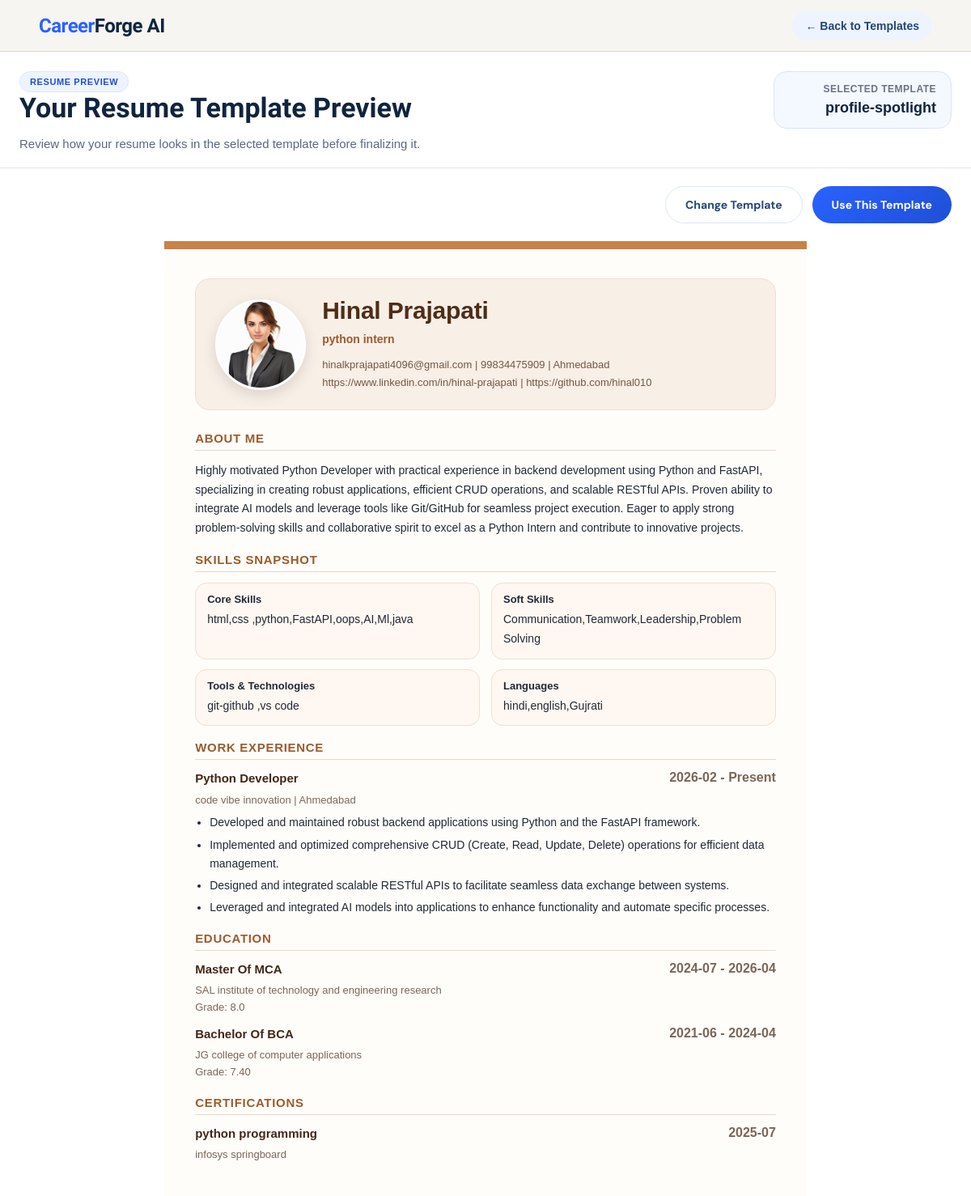
The app's page /resume_preview?template=profile-spotlight (signed in) with its own data.
### tables this page shows
CREATE TABLE user_profile (
    id INTEGER PRIMARY KEY AUTOINCREMENT,
    user_id INTEGER UNIQUE,
    full_name TEXT,
    email TEXT,
    contact TEXT,
    location TEXT,
    country TEXT,
    linkedin TEXT,
    github TEXT,
    photo TEXT,
    FOREIGN KEY (user_id) REFERENCES users(id) ON DELETE CASCADE
);

CREATE TABLE user_skills (
    id INTEGER PRIMARY KEY AUTOINCREMENT,
    user_id INTEGER UNIQUE,
    job_role_id INTEGER,
    custom_job_role TEXT,
    core_skills TEXT,
    soft_skills TEXT,
    tools_technologies TEXT,
    languages TEXT,
    missing_skills_suggestions TEXT,
    FOREIGN KEY (user_id) REFERENCES users(id) ON DELETE CASCADE,
    FOREIGN KEY (job_role_id) REFERENCES job_title_master(id)
);

CREATE TABLE professional_summary (
    id INTEGER PRIMARY KEY AUTOINCREMENT,
    user_id INTEGER UNIQUE,
    professional_summary TEXT,
    FOREIGN KEY (user_id) REFERENCES users(id) ON DELETE CASCADE
);

CREATE TABLE experience (
    id INTEGER PRIMARY KEY AUTOINCREMENT,
    user_id INTEGER NOT NULL,
    job_title_id INTEGER,
    custom_job_title TEXT,
    experience_type_id INTEGER,
    company_name TEXT,
    location TEXT,
    start_month TEXT,
    end_month TEXT,
    currently_working INTEGER DEFAULT 0,
    description TEXT,
    FOREIGN KEY (user_id) REFERENCES users(id) ON DELETE CASCADE,
    FOREIGN KEY (job_title_id) REFERENCES job_title_master(id),
    FOREIGN KEY (experience_type_id) REFERENCES experience_type_master(id)
);

CREATE TABLE education (
    id INTEGER PRIMARY KEY AUTOINCREMENT,
    user_id INTEGER NOT NULL,
    degree_id INTEGER,
    course_id INTEGER,
    institution_id INTEGER,
    location TEXT,
    start_month TEXT,
    end_month TEXT,
    grade TEXT, custom_degree TEXT, custom_course TEXT, custom_institution TEXT,
    FOREIGN KEY (user_id) REFERENCES users(id) ON DELETE CASCADE,
    FOREIGN KEY (degree_id) REFERENCES degree_master(id),
    FOREIGN KEY (course_id) REFERENCES course_master(id),
    FOREIGN KEY (institution_id) REFERENCES institute_master(id)
);

CREATE TABLE certification (
    id INTEGER PRIMARY KEY AUTOINCREMENT,
    user_id INTEGER NOT NULL,
    certificate_name TEXT NOT NULL,
    organization TEXT NOT NULL,
    certificate_date TEXT NOT NULL,
    FOREIGN KEY (user_id) REFERENCES users(id) ON DELETE CASCADE
);

### main.py (the view)
@app.get("/resume_preview", response_class=HTMLResponse)
def resume_preview_page(
    request: Request,
    template: str = Query(None)
):
    user = require_login(request)
    if isinstance(user, RedirectResponse):
        return user
    template_map = {
        "classic-edge": "resume_templates/classic_edge.html",
        "nova-grid": "resume_templates/nova_grid.html",
        "profile-spotlight": "resume_templates/profile_spotlight.html",
        "pure-ats": "resume_templates/pure_ats.html",
        "executive-line": "resume_templates/executive_line.html",
        "soft-modern": "resume_templates/soft_modern.html",
    }
    selected_row = get_selected_template(user["id"])
    if template in template_map:
        selected_template_name = template
    elif selected_row and selected_row.get("template_name") in template_map:
        selected_template_name = selected_row["template_name"]
    else:
        selected_template_name = "classic-edge"
    template_file = template_map[selected_template_name]
    profile = get_user_profile(user["id"])
    educations = get_education(user["id"])
    experiences = get_experience(user["id"])
    skills = get_skills(user["id"])
    projects = get_projects(user["id"])
    certifications = get_certifications(user["id"])
    summary_row = get_professional_summary(user["id"])
    if skills:
        skills["job_role_text"] = get_job_role_text_from_skills(skills)
    show_experience = len(experiences) > 0 and user.get("is_fresher", 0) == 0
    return templates.TemplateResponse(
        request,
        "resume_preview.html",
        {
            "request": request,
            "user": user,
            "profile": profile,
            "educations": educations,
            "experiences": experiences,
            "show_experience": show_experience,
            "skills": skills,
            "projects": projects,
            "certifications": certifications,
            "saved_summary": summary_row["professional_summary"] if summary_row else "",
            "selected_template_name": selected_template_name,
            "template_file": template_file
        }
    )

### template/resume_preview.html (shortened to what this page needs)
<!DOCTYPE html>
<html lang="en">
<head>
    <link rel="stylesheet" href="/static/resume_preview.css">
    <link rel="stylesheet" href="/static/resume_pdf.css">
</head>
<body>
    <div class="page-wrapper">
        <header class="topbar">
            <div class="logo"><span>Career</span>Forge AI</div>
            <div class="topbar-actions">
                <a href="/choose_template" class="back-link">← Back to Templates</a>
            </div>
        </header>
        <section class="preview-header">
            <div class="preview-header-left">
                <p class="preview-badge">Resume Preview</p>
                <h1>Your Resume Template Preview</h1>
                <p class="preview-subtext">
                    Review how your resume looks in the selected template before finalizing it.
                </p>
            </div>
            <div class="preview-header-right">
                <div class="selected-template-box">
                    <span class="selected-label">Selected Template</span>
                    <strong id="selectedTemplateName">
                        {{ selected_template_name if selected_template_name else "classic-edge" }}
                    </strong>
                </div>
            </div>
        </section>
        <section class="preview-actions-bar">
            <button type="button" class="secondary-btn" onclick="window.location.href='/choose_template'">
                Change Template
            </button>
            <button type="button" class="primary-btn" onclick="useTemplate()">
                Use This Template
            </button>
        </section>
        <main class="preview-main">
            <div class="resume-shell">
                <div class="resume-paper template-{{ selected_template_name if selected_template_name else 'classic-edge' }}" id="resumePaper">
                    {% include template_file %}
                </div>
            </div>
        </main>
    </div>
</body>
</html>

### template/resume_templates/profile_spotlight.html (shortened to what this page needs)
<div class="resume-template profile-spotlight-template">
    <header class="spotlight-header">
        <div class="spotlight-left">
            {% if profile and profile.photo %}
            <div class="profile-photo-wrap">
                <img src="{{ profile.photo }}" alt="Profile Photo" class="profile-photo">
            </div>
            {% endif %}
        </div>
        <div class="spotlight-right">
            <h1>{{ profile.full_name if profile and profile.full_name else user.full_name }}</h1>
            <p class="headline-role">
                {% if skills and skills.job_role_text %}
                    {{ skills.job_role_text }}
                {% else %}
                    Professional Resume
                {% endif %}
            </p>
            <div class="resume-contact">
                {% if profile and profile.email %}<span>{{ profile.email }}</span>{% endif %}
                {% if profile and profile.contact %}<span> | {{ profile.contact }}</span>{% endif %}
                {% if profile and profile.location %}<span> | {{ profile.location }}</span>{% endif %}
            </div>
            <div class="resume-contact">
                {% if profile and profile.linkedin %}<span>{{ profile.linkedin }}</span>{% endif %}
                {% if profile and profile.github %}<span> | {{ profile.github }}</span>{% endif %}
            </div>
        </div>
    </header>
    {% if saved_summary %}
    <section class="resume-section">
        <h2>About Me</h2>
        <p>{{ saved_summary }}</p>
    </section>
    {% endif %}
    {% if skills %}
    <section class="resume-section">
        <h2>Skills Snapshot</h2>
        <div class="chip-grid">
            {% if skills.core_skills %}
            <div class="chip-block">
                <strong>Core Skills</strong>
                <p>{{ skills.core_skills }}</p>
            </div>
            {% endif %}
            {% if skills.soft_skills %}
            <div class="chip-block">
                <strong>Soft Skills</strong>
                <p>{{ skills.soft_skills }}</p>
            </div>
            {% endif %}
            {% if skills.tools_technologies %}
            <div class="chip-block">
                <strong>Tools & Technologies</strong>
                <p>{{ skills.tools_technologies }}</p>
            </div>
            {% endif %}
            {% if skills.languages %}
            <div class="chip-block">
                <strong>Languages</strong>
                <p>{{ skills.languages }}</p>
            </div>
            {% endif %}
        </div>
    </section>
    {% endif %}
    {% if show_experience %}
    <section class="resume-section">
        <h2>Work Experience</h2>
        {% for exp in experiences %}
        <div class="resume-item">
            <div class="item-row">
                <strong>
                    {% if exp.job_title_text %}
                        {{ exp.job_title_text }}
                    {% elif exp.job_title_name %}
                        {{ exp.job_title_name }}
                    {% elif exp.custom_job_title %}
                        {{ exp.custom_job_title }}
                    {% else %}
                        Job Title
                    {% endif %}
                </strong>
                <span>
                    {{ exp.start_month if exp.start_month else "" }}
                    {% if exp.start_month or exp.end_month or exp.currently_working %} - {% endif %}
                    {% if exp.currently_working %}
                        Present
                    {% else %}
                        {{ exp.end_month if exp.end_month else "Present" }}
                    {% endif %}
                </span>
            </div>
            <div class="item-sub">
                {{ exp.company_name if exp.company_name else "Company" }}
                {% if exp.location %} | {{ exp.location }}{% endif %}
            </div>
            {% if exp.description %}
            <ul class="resume-list">
                {% for line in exp.description.split('\n') %}
                    {% if line.strip() %}
                        <li>{{ line.strip().lstrip('-• ') }}</li>
                    {% endif %}
                {% endfor %}
            </ul>
            {% endif %}
        </div>
        {% endfor %}
    </section>
    {% endif %}
    {% if educations and educations|length > 0 %}
    <section class="resume-section">
        <h2>Education</h2>
        {% for edu in educations %}
        <div class="resume-item">
            <div class="item-row">
                <strong>
                    {% if edu.degree_text %}
                        {{ edu.degree_text }}
                    {% elif edu.degree_name %}
                        {{ edu.degree_name }}
                    {% endif %}
                    {% if edu.course_text %}
                        Of {{ edu.course_text }}
                    {% elif edu.course_name %}
                        Of {{ edu.course_name }}
                    {% endif %}
                </strong>
                <span>
                    {{ edu.start_month if edu.start_month else "" }}
                    {% if edu.start_month or edu.end_month %} - {% endif %}
                    {{ edu.end_month if edu.end_month else "Present" }}
                </span>
            </div>
            <div class="item-sub">
                {{ edu.institution_text if edu.institution_text else edu.institute_name if edu.institute_name else "Institution" }}
            </div>
            {% if edu.grade %}
            <div class="item-sub">Grade: {{ edu.grade }}</div>
            {% endif %}
        </div>
        {% endfor %}
    </section>
    {% endif %}
    {% if certifications and certifications|length > 0 %}
    <section class="resume-section">
        <h2>Certifications</h2>
        {% for cert in certifications %}
        <div class="resume-item">
            <div class="item-row">
                <strong>{{ cert.certificate_name }}</strong>
                {% if cert.certificate_date %}<span>{{ cert.certificate_date }}</span>{% endif %}
            </div>
            {% if cert.organization %}
            <div class="item-sub">{{ cert.organization }}</div>
            {% endif %}
        </div>
        {% endfor %}
    </section>
    {% endif %}
</div>

### static/resume_preview.css (style rules this page uses)
* { box-sizing: border-box; margin: 0; padding: 0; }
:root { --border: #ddd8cf; --primary-dark: #1d4ed8; --bg-main: #f5f4f0; }
html, body { width: 100%; overflow-x: hidden; }
body { font-family: 'DM Sans', sans-serif; background: var(--bg-main); color: #1f2937; min-height: 100vh; }
.page-wrapper { width: 100%; min-height: 100vh; padding: 0 0 40px; }
.preview-header, .preview-actions-bar, .preview-main { max-width: 1400px; margin-left: auto; margin-right: auto; padding-left: 24px; padding-right: 24px; }
.topbar { position: fixed; top: 0; left: 0; right: 0; z-index: 1000; display: flex; align-items: center; justify-content: space-between; padding: 0 48px; height: 64px; background: rgba(245, 244, 240, 0.85); backdrop-filter: blur(12px); border-bottom: 1px solid var(--border); }
.logo { font-family: 'Sora', sans-serif; font-size: 24px; font-weight: 800; color: #10243e; letter-spacing: -0.5px; }
.logo span { color: #2962ff; }
.topbar-actions { display: flex; align-items: center; gap: 12px; }
.back-link { text-decoration: none; color: #23457a; font-weight: 700; font-size: 14px; padding: 10px 16px; border-radius: 999px; background: #edf4ff; transition: 0.25s ease; }
.preview-header { max-width: 1400px; margin: 88px auto 22px; padding: 0 24px; display: flex; justify-content: space-between; align-items: flex-start; gap: 24px; background: transparent; border: none; border-radius: 0; box-shadow: none; border-bottom: 1px solid #e5e7eb; padding-bottom: 16px; }
.preview-header-left { flex: 1; }
.preview-badge { display: inline-flex; align-items: center; gap: 6px; background: #eef4ff; color: #1d4ed8; font-size: 11px; font-weight: 700; letter-spacing: 0.6px; text-transform: uppercase; padding: 6px 12px; border-radius: 999px; border: 1px solid #dbe6ff; }
.preview-header h1 { font-family: 'Sora', sans-serif; font-size: 34px; line-height: 1.15; color: #10243e; margin-bottom: 12px; }
.preview-subtext { font-size: 15px; line-height: 1.75; color: #5a6881; max-width: 760px; }
.preview-header-right { display: flex; align-items: center; justify-content: flex-end; }
.selected-template-box { background: #f4f8ff; border: 1px solid #d8e4ff; border-radius: 16px; padding: 14px 18px; min-width: 220px; text-align: right; }
.selected-label { display: block; font-size: 12px; font-weight: 700; color: #6b7280; margin-bottom: 6px; text-transform: uppercase; letter-spacing: 0.5px; }
#selectedTemplateName { font-size: 18px; font-weight: 800; color: #10243e; }
.preview-actions-bar { max-width: 1400px; margin: 0 auto 22px; display: flex; justify-content: flex-end; gap: 12px; }
.primary-btn, .secondary-btn { border: none; cursor: pointer; font-family: 'DM Sans', sans-serif; font-weight: 700; font-size: 14px; border-radius: 999px; padding: 13px 24px; transition: 0.25s ease; }
.primary-btn { background: linear-gradient(135deg, #2962ff, #1f4fd6); color: #ffffff; }
.secondary-btn { background: #ffffff; color: #23457a; border: 1px solid #dbe6fa; }
.preview-main { max-width: 1400px; margin: 0 auto; }
.resume-shell { display: flex; justify-content: center; overflow-x: auto; }
.resume-paper { width: 210mm; min-height: 297mm; background: #ffffff; border-radius: 24px; box-shadow: 0 20px 55px rgba(23, 35, 72, 0.14); overflow: hidden; }

### records on screen
user_profile: photo (picture), full_name "Hinal Prajapati", email "hinalkprajapati4096@gmail.com", contact "99834475909", location "Ahmedabad", linkedin "https://www.linkedin.com/in/hinal-prajapati", github "https://github.com/hinal010"
user_skills: job_role_text "python intern", core_skills "html,css ,python,FastAPI,oops,AI,Ml,java", soft_skills "Communication,Teamwork,Leadership,Problem Solving", tools_technologies "git-github ,vs code", languages "hindi,english,Gujrati"
professional_summary: professional_summary "Highly motivated Python Developer with practical experience in backend development using Python and FastAPI, specializing in creating robust applications, efficient CRUD operations, and scalable RESTful APIs. Proven ability to integrate AI models and leverage tools like Git/GitHub for seamless project execution. Eager to apply strong problem-solving skills and collaborative spirit to excel as a Python Intern and contribute to innovative projects."
experience: job_title_name "Python Developer", start_month "2026-02", currently_working "Present", company_name "code vibe innovation", location "Ahmedabad", strip "Developed and maintained robust backend applications using Python and the FastAPI framework." "Implemented and optimized comprehensive CRUD (Create, Read, Update, Delete) operations for efficient data management." "Designed and integrated scalable RESTful APIs to facilitate seamless data exchange between systems." "Leveraged and integrated AI models into applications to enhance functionality and automate specific processes."
education: degree_name "Master", course_name "MCA", start_month "2024-07", end_month "2026-04", custom_institution "SAL institute of technology and engineering research", grade "8.0"
education: degree_name "Bachelor", course_name "BCA", start_month "2021-06", end_month "2024-04", custom_institution "JG college of computer applications", grade "7.40"
certification: certificate_name "python programming", certificate_date "2025-07", organization "infosys springboard"

### other values on screen
{{ selected_template_name if selected_template_name else "classic-edge" }} "profile-spotlight"
